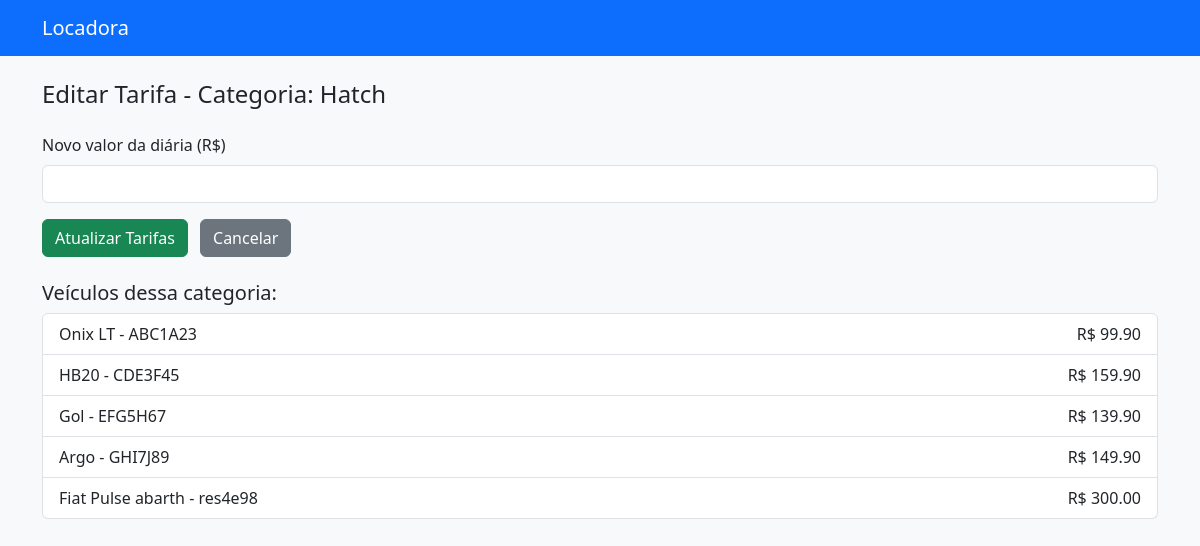
/veiculos/tarifas/editar/hatch/ (signed in), run on the app's committed database.
### veiculos/models.py (models this page shows, shortened)
class Veiculo(models.Model):
    CATEGORIAS = [
        ('hatch', 'Hatch'),
        ('sedan', 'Sedan'),
        ('suv', 'SUV'),
        ('pickup', 'Pickup'),
        ('luxo', 'Luxo'),
        ('utilitario', 'Utilitário'),
    ]
    STATUS = [
        ('disponivel', 'Disponível'),
        ('alugado', 'Alugado'),
        ('manutencao', 'Em Manutenção'),
    ]
    modelo = models.CharField(max_length=100)
    marca = models.CharField(max_length=100)
    ano = models.IntegerField()
    cor = models.CharField(max_length=50)
    categoria = models.CharField(max_length=50, choices=CATEGORIAS)
    placa = models.CharField(max_length=10, unique=True)
    preco_locacao = models.DecimalField(max_digits=8, decimal_places=2)
    status_disponibilidade = models.CharField(max_length=20, choices=STATUS, default='disponivel')
    imagem = models.ImageField(upload_to='veiculos/', null=True, blank=True)

### veiculos/views.py (the view, shortened to what this page needs)
# urls.py: path('tarifas/editar/<str:categoria>/', views.editar_tarifa_categoria, name='editar_tarifa_categoria'),
@login_required
def editar_tarifa_categoria(request, categoria):
    veiculos = Veiculo.objects.filter(categoria=categoria)
    return render(request, 'veiculos/editar_tarifa_categoria.html', {
        'categoria': categoria,
        'veiculos': veiculos
    })

### veiculos/templates/veiculos/editar_tarifa_categoria.html (shortened to what this page needs)
<!DOCTYPE html>
<html lang="pt-br">
<head>
  <link href="https://cdn.jsdelivr.net/npm/bootstrap@5.3.3/dist/css/bootstrap.min.css" rel="stylesheet">
</head>
<body class="bg-light">
  <nav class="navbar navbar-expand-lg navbar-dark bg-primary">
    <div class="container">
      <a class="navbar-brand" href="/">Locadora</a>
    </div>
  </nav>
<div class="container py-4">
  <h4 class="mb-4">Editar Tarifa - Categoria: {{ categoria|title }}</h4>
  <form method="post" class="mb-4">
    <div class="mb-3">
      <label for="novo_preco" class="form-label">Novo valor da diária (R$)</label>
      <input type="number" step="0.01" min="0" name="novo_preco" id="novo_preco" class="form-control" required>
    </div>
    <button type="submit" class="btn btn-success">Atualizar Tarifas</button>
    <a href="{% url 'listar_tarifas' %}" class="btn btn-secondary ms-2">Cancelar</a>
  </form>
  <h5>Veículos dessa categoria:</h5>
  <ul class="list-group">
    {% for veiculo in veiculos %}
      <li class="list-group-item d-flex justify-content-between align-items-center">
        {{ veiculo.modelo }} - {{ veiculo.placa }}
        <span>R$ {{ veiculo.preco_locacao }}</span>
      </li>
    {% empty %}
      <li class="list-group-item">Nenhum veículo nesta categoria.</li>
    {% endfor %}
  </ul>
</div>
</body>
</html>

### data on the page
Veiculo: modelo "Onix LT", placa "ABC1A23", preco_locacao "99.90"
Veiculo: modelo "HB20", placa "CDE3F45", preco_locacao "159.90"
Veiculo: modelo "Gol", placa "EFG5H67", preco_locacao "139.90"
Veiculo: modelo "Argo", placa "GHI7J89", preco_locacao "149.90"
Veiculo: modelo "Fiat Pulse abarth", placa "res4e98", preco_locacao "300.00"

### other printed values
{{ categoria|title }} "Hatch"
